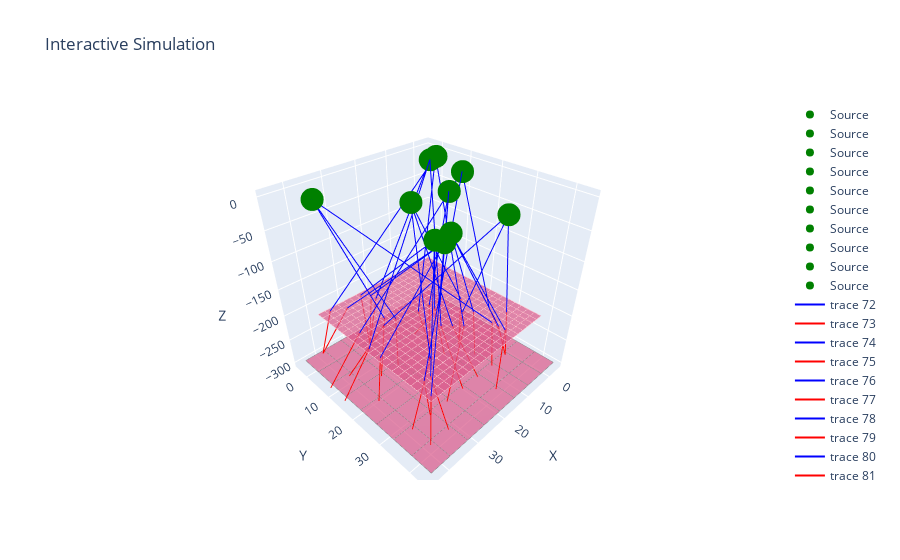

Here is the notebook cell this chart was saved with:
### Code cell
# Create an instance of the Klein-Nishina class - get a probability distribution
# to get angles from.
source_energy = 1000000 # eV
kn = KleinNishina(source_energy)
#source_dimension = '2D'
# Source position based on dimensionality
#if source_dimension == '2D':
#    distance = 20  # Example distance for 2D setup
#    angle = random.uniform(0, 2 * np.pi)
#    source_pos = [distance * np.cos(angle), distance * np.sin(angle), 0]
#else:
#    source_pos = [random.uniform(-4, 44), random.uniform(-4, 44), random.uniform(-50, 50)]

# Source position
#source_pos = [random.uniform(-4, 44), random.uniform(-4, 44), 0]
num_sources = 10
dimension = '2D'
shape_type = 'random'
x_min, x_max = 0, 40
y_min, y_max = 0, 40
radius = 5
n_photons = 3
source_pos = generate_source_points(num_sources, dimension,shape_type, x_min, x_max, y_min, y_max, radius)
#print(source_pos)
scatter_x = np.linspace(0, 40, 100)
scatter_y = np.linspace(0, 40, 100)
scatter_x, scatter_y = np.meshgrid(scatter_x, scatter_y)
scatter_z = -0 * scatter_x - 200  # Plane in xy at z = -200

absorber_x = np.linspace(-4, 44, 100)
absorber_y = np.linspace(-4, 44, 100)
absorber_x, absorber_y = np.meshgrid(absorber_x, absorber_y)
absorber_z = -0 * absorber_x - 300  # Plane in xy at z = -300

# Create figure
fig = go.Figure()

# Create grid lines for scatter plane
scatter_grid_lines = []
grid_size_scatter = 2
for i in range(0, 41, grid_size_scatter):
    scatter_grid_lines.append(go.Scatter3d(
        x=[i, i], y=[0, 40], z=[-200, -200],
        mode='lines', line=dict(color='rgb(255,182,193)', width=1), showlegend=False
    ))
    scatter_grid_lines.append(go.Scatter3d(
        x=[0, 40], y=[i, i], z=[-200, -200],
        mode='lines', line=dict(color='rgb(255,182,193)', width=1), showlegend=False
    ))

# Create grid lines for absorption plane
absorption_grid_lines = []
grid_size_absorption = 6
for i in range(-4, 45, grid_size_absorption):
    absorption_grid_lines.append(go.Scatter3d(
        x=[i, i], y=[-4, 44], z=[-300, -300],
        mode='lines', line=dict(color='gray', width=1), showlegend=False
    ))
    absorption_grid_lines.append(go.Scatter3d(
        x=[-4, 44], y=[i, i], z=[-300, -300],
        mode='lines', line=dict(color='gray', width=1), showlegend=False
    ))

# Add the grid lines to the figure
fig.add_traces(scatter_grid_lines)
fig.add_traces(absorption_grid_lines)

# Plot scatterer plane
fig.add_trace(go.Surface(x=scatter_x, y=scatter_y, z=scatter_z, opacity=0.7, showscale=False))

# Plot absorber plane
fig.add_trace(go.Surface(x=absorber_x, y=absorber_y, z=absorber_z, opacity=0.7, showscale=False))

# Plot source
for pos in source_pos:
    fig.add_trace(go.Scatter3d(x=[pos[0]], y=[pos[1]], z=[pos[2]], mode='markers', marker=dict(color='green'), name='Source'))

# Create arrays for the positions of hits on the 1st set of detectors
scat_pos = np.zeros((n_photons, 3))
absorb_pos = np.zeros((n_photons, 3))
thetas = []
azimuths = []
source_events = {}
for pos in source_pos:
    source_key = tuple(pos)
    source_events[source_key] = []
    for i in range(n_photons):
        scat_pos = [round(random.uniform(0, 40), 2), round(random.uniform(0, 40), 2), -200]
        scat_pos_mapped = [map_to_detector(scat_pos[0], 2), map_to_detector(scat_pos[1], 2), scat_pos[2]]
        angles = kn.calc_scattering_angles()
        theta = angles[0]
        azimuth = angles[1]
        absorb_x = scat_pos_mapped[0] + 10 * np.sin(theta) * np.cos(azimuth)
        absorb_y = scat_pos_mapped[1] + 10 * np.sin(theta) * np.sin(azimuth)
        absorb_pos = [absorb_x, absorb_y, -300]        
        absorb_pos_mapped = [map_to_detector(absorb_pos[0], 6), map_to_detector(absorb_pos[1], 6), absorb_pos[2]]
        e_energy = electron_energy(source_energy, theta)
        data_point = np.concatenate((absorb_pos_mapped, scat_pos_mapped, [theta], [e_energy]))
        source_events[source_key].append(data_point)
        thetas.append(theta)
        azimuths.append(azimuth)
        # Plot scatterer to source line
        fig.add_trace(go.Scatter3d(x=[pos[0], scat_pos_mapped[0]], y=[pos[1], scat_pos_mapped[1]], z=[pos[2], scat_pos_mapped[2]], mode='lines', line=dict(color='blue')))
        #plot scatter to absorber line
        fig.add_trace(go.Scatter3d(x=[scat_pos_mapped[0], absorb_pos_mapped[0]], y=[scat_pos_mapped[1], absorb_pos_mapped[1]], z=[scat_pos_mapped[2], absorb_pos_mapped[2]], mode='lines', line=dict(color='red')))        # Plot scatterer to absorber line
#plot_histogram(np.rad2deg(thetas))
#plot_histogram(np.rad2deg(azimuths))

# Set layout
fig.update_layout(scene=dict(xaxis_title='X', yaxis_title='Y', zaxis_title='Z'), title='Interactive Simulation')

# Show plot
fig.show()

### Figure 1 — Plotly figure (JSON) as saved in the notebook; plotly's stock layout.template omitted (floating-point values rounded to 4 significant figures; data arrays with more than 128 entries replaced by an {"elided": "..."} marker saying what was removed)
{"data": [{"line": {"color": "rgb(255,182,193)", "width": 1}, "mode": "lines", "showlegend": false, "type": "scatter3d", "x": [0, 0], "y": [0, 40], "z": [-200, -200]}, {"line": {"color": "rgb(255,182,193)", "width": 1}, "mode": "lines", "showlegend": false, "type": "scatter3d", "x": [0, 40], "y": [0, 0], "z": [-200, -200]}, {"line": {"color": "rgb(255,182,193)", "width": 1}, "mode": "lines", "showlegend": false, "type": "scatter3d", "x": [2, 2], "y": [0, 40], "z": [-200, -200]}, {"line": {"color": "rgb(255,182,193)", "width": 1}, "mode": "lines", "showlegend": false, "type": "scatter3d", "x": [0, 40], "y": [2, 2], "z": [-200, -200]}, {"line": {"color": "rgb(255,182,193)", "width": 1}, "mode": "lines", "showlegend": false, "type": "scatter3d", "x": [4, 4], "y": [0, 40], "z": [-200, -200]}, {"line": {"color": "rgb(255,182,193)", "width": 1}, "mode": "lines", "showlegend": false, "type": "scatter3d", "x": [0, 40], "y": [4, 4], "z": [-200, -200]}, {"line": {"color": "rgb(255,182,193)", "width": 1}, "mode": "lines", "showlegend": false, "type": "scatter3d", "x": [6, 6], "y": [0, 40], "z": [-200, -200]}, {"line": {"color": "rgb(255,182,193)", "width": 1}, "mode": "lines", "showlegend": false, "type": "scatter3d", "x": [0, 40], "y": [6, 6], "z": [-200, -200]}, {"line": {"color": "rgb(255,182,193)", "width": 1}, "mode": "lines", "showlegend": false, "type": "scatter3d", "x": [8, 8], "y": [0, 40], "z": [-200, -200]}, {"line": {"color": "rgb(255,182,193)", "width": 1}, "mode": "lines", "showlegend": false, "type": "scatter3d", "x": [0, 40], "y": [8, 8], "z": [-200, -200]}, {"line": {"color": "rgb(255,182,193)", "width": 1}, "mode": "lines", "showlegend": false, "type": "scatter3d", "x": [10, 10], "y": [0, 40], "z": [-200, -200]}, {"line": {"color": "rgb(255,182,193)", "width": 1}, "mode": "lines", "showlegend": false, "type": "scatter3d", "x": [0, 40], "y": [10, 10], "z": [-200, -200]}, {"line": {"color": "rgb(255,182,193)", "width": 1}, "mode": "lines", "showlegend": false, "type": "scatter3d", "x": [12, 12], "y": [0, 40], "z": [-200, -200]}, {"line": {"color": "rgb(255,182,193)", "width": 1}, "mode": "lines", "showlegend": false, "type": "scatter3d", "x": [0, 40], "y": [12, 12], "z": [-200, -200]}, {"line": {"color": "rgb(255,182,193)", "width": 1}, "mode": "lines", "showlegend": false, "type": "scatter3d", "x": [14, 14], "y": [0, 40], "z": [-200, -200]}, {"line": {"color": "rgb(255,182,193)", "width": 1}, "mode": "lines", "showlegend": false, "type": "scatter3d", "x": [0, 40], "y": [14, 14], "z": [-200, -200]}, {"line": {"color": "rgb(255,182,193)", "width": 1}, "mode": "lines", "showlegend": false, "type": "scatter3d", "x": [16, 16], "y": [0, 40], "z": [-200, -200]}, {"line": {"color": "rgb(255,182,193)", "width": 1}, "mode": "lines", "showlegend": false, "type": "scatter3d", "x": [0, 40], "y": [16, 16], "z": [-200, -200]}, {"line": {"color": "rgb(255,182,193)", "width": 1}, "mode": "lines", "showlegend": false, "type": "scatter3d", "x": [18, 18], "y": [0, 40], "z": [-200, -200]}, {"line": {"color": "rgb(255,182,193)", "width": 1}, "mode": "lines", "showlegend": false, "type": "scatter3d", "x": [0, 40], "y": [18, 18], "z": [-200, -200]}, {"line": {"color": "rgb(255,182,193)", "width": 1}, "mode": "lines", "showlegend": false, "type": "scatter3d", "x": [20, 20], "y": [0, 40], "z": [-200, -200]}, {"line": {"color": "rgb(255,182,193)", "width": 1}, "mode": "lines", "showlegend": false, "type": "scatter3d", "x": [0, 40], "y": [20, 20], "z": [-200, -200]}, {"line": {"color": "rgb(255,182,193)", "width": 1}, "mode": "lines", "showlegend": false, "type": "scatter3d", "x": [22, 22], "y": [0, 40], "z": [-200, -200]}, {"line": {"color": "rgb(255,182,193)", "width": 1}, "mode": "lines", "showlegend": false, "type": "scatter3d", "x": [0, 40], "y": [22, 22], "z": [-200, -200]}, {"line": {"color": "rgb(255,182,193)", "width": 1}, "mode": "lines", "showlegend": false, "type": "scatter3d", "x": [24, 24], "y": [0, 40], "z": [-200, -200]}, {"line": {"color": "rgb(255,182,193)", "width": 1}, "mode": "lines", "showlegend": false, "type": "scatter3d", "x": [0, 40], "y": [24, 24], "z": [-200, -200]}, {"line": {"color": "rgb(255,182,193)", "width": 1}, "mode": "lines", "showlegend": false, "type": "scatter3d", "x": [26, 26], "y": [0, 40], "z": [-200, -200]}, {"line": {"color": "rgb(255,182,193)", "width": 1}, "mode": "lines", "showlegend": false, "type": "scatter3d", "x": [0, 40], "y": [26, 26], "z": [-200, -200]}, {"line": {"color": "rgb(255,182,193)", "width": 1}, "mode": "lines", "showlegend": false, "type": "scatter3d", "x": [28, 28], "y": [0, 40], "z": [-200, -200]}, {"line": {"color": "rgb(255,182,193)", "width": 1}, "mode": "lines", "showlegend": false, "type": "scatter3d", "x": [0, 40], "y": [28, 28], "z": [-200, -200]}, {"line": {"color": "rgb(255,182,193)", "width": 1}, "mode": "lines", "showlegend": false, "type": "scatter3d", "x": [30, 30], "y": [0, 40], "z": [-200, -200]}, {"line": {"color": "rgb(255,182,193)", "width": 1}, "mode": "lines", "showlegend": false, "type": "scatter3d", "x": [0, 40], "y": [30, 30], "z": [-200, -200]}, {"line": {"color": "rgb(255,182,193)", "width": 1}, "mode": "lines", "showlegend": false, "type": "scatter3d", "x": [32, 32], "y": [0, 40], "z": [-200, -200]}, {"line": {"color": "rgb(255,182,193)", "width": 1}, "mode": "lines", "showlegend": false, "type": "scatter3d", "x": [0, 40], "y": [32, 32], "z": [-200, -200]}, {"line": {"color": "rgb(255,182,193)", "width": 1}, "mode": "lines", "showlegend": false, "type": "scatter3d", "x": [34, 34], "y": [0, 40], "z": [-200, -200]}, {"line": {"color": "rgb(255,182,193)", "width": 1}, "mode": "lines", "showlegend": false, "type": "scatter3d", "x": [0, 40], "y": [34, 34], "z": [-200, -200]}, {"line": {"color": "rgb(255,182,193)", "width": 1}, "mode": "lines", "showlegend": false, "type": "scatter3d", "x": [36, 36], "y": [0, 40], "z": [-200, -200]}, {"line": {"color": "rgb(255,182,193)", "width": 1}, "mode": "lines", "showlegend": false, "type": "scatter3d", "x": [0, 40], "y": [36, 36], "z": [-200, -200]}, {"line": {"color": "rgb(255,182,193)", "width": 1}, "mode": "lines", "showlegend": false, "type": "scatter3d", "x": [38, 38], "y": [0, 40], "z": [-200, -200]}, {"line": {"color": "rgb(255,182,193)", "width": 1}, "mode": "lines", "showlegend": false, "type": "scatter3d", "x": [0, 40], "y": [38, 38], "z": [-200, -200]}, {"line": {"color": "rgb(255,182,193)", "width": 1}, "mode": "lines", "showlegend": false, "type": "scatter3d", "x": [40, 40], "y": [0, 40], "z": [-200, -200]}, {"line": {"color": "rgb(255,182,193)", "width": 1}, "mode": "lines", "showlegend": false, "type": "scatter3d", "x": [0, 40], "y": [40, 40], "z": [-200, -200]}, {"line": {"color": "gray", "width": 1}, "mode": "lines", "showlegend": false, "type": "scatter3d", "x": [-4, -4], "y": [-4, 44], "z": [-300, -300]}, {"line": {"color": "gray", "width": 1}, "mode": "lines", "showlegend": false, "type": "scatter3d", "x": [-4, 44], "y": [-4, -4], "z": [-300, -300]}, {"line": {"color": "gray", "width": 1}, "mode": "lines", "showlegend": false, "type": "scatter3d", "x": [2, 2], "y": [-4, 44], "z": [-300, -300]}, {"line": {"color": "gray", "width": 1}, "mode": "lines", "showlegend": false, "type": "scatter3d", "x": [-4, 44], "y": [2, 2], "z": [-300, -300]}, {"line": {"color": "gray", "width": 1}, "mode": "lines", "showlegend": false, "type": "scatter3d", "x": [8, 8], "y": [-4, 44], "z": [-300, -300]}, {"line": {"color": "gray", "width": 1}, "mode": "lines", "showlegend": false, "type": "scatter3d", "x": [-4, 44], "y": [8, 8], "z": [-300, -300]}, {"line": {"color": "gray", "width": 1}, "mode": "lines", "showlegend": false, "type": "scatter3d", "x": [14, 14], "y": [-4, 44], "z": [-300, -300]}, {"line": {"color": "gray", "width": 1}, "mode": "lines", "showlegend": false, "type": "scatter3d", "x": [-4, 44], "y": [14, 14], "z": [-300, -300]}, {"line": {"color": "gray", "width": 1}, "mode": "lines", "showlegend": false, "type": "scatter3d", "x": [20, 20], "y": [-4, 44], "z": [-300, -300]}, {"line": {"color": "gray", "width": 1}, "mode": "lines", "showlegend": false, "type": "scatter3d", "x": [-4, 44], "y": [20, 20], "z": [-300, -300]}, {"line": {"color": "gray", "width": 1}, "mode": "lines", "showlegend": false, "type": "scatter3d", "x": [26, 26], "y": [-4, 44], "z": [-300, -300]}, {"line": {"color": "gray", "width": 1}, "mode": "lines", "showlegend": false, "type": "scatter3d", "x": [-4, 44], "y": [26, 26], "z": [-300, -300]}, {"line": {"color": "gray", "width": 1}, "mode": "lines", "showlegend": false, "type": "scatter3d", "x": [32, 32], "y": [-4, 44], "z": [-300, -300]}, {"line": {"color": "gray", "width": 1}, "mode": "lines", "showlegend": false, "type": "scatter3d", "x": [-4, 44], "y": [32, 32], "z": [-300, -300]}, {"line": {"color": "gray", "width": 1}, "mode": "lines", "showlegend": false, "type": "scatter3d", "x": [38, 38], "y": [-4, 44], "z": [-300, -300]}, {"line": {"color": "gray", "width": 1}, "mode": "lines", "showlegend": false, "type": "scatter3d", "x": [-4, 44], "y": [38, 38], "z": [-300, -300]}, {"line": {"color": "gray", "width": 1}, "mode": "lines", "showlegend": false, "type": "scatter3d", "x": [44, 44], "y": [-4, 44], "z": [-300, -300]}, {"line": {"color": "gray", "width": 1}, "mode": "lines", "showlegend": false, "type": "scatter3d", "x": [-4, 44], "y": [44, 44], "z": [-300, -300]}, {"opacity": 0.7, "showscale": false, "type": "surface", "x": {"elided": "100x100 float values"}, "y": {"elided": "100x100 float values"}, "z": {"elided": "100x100 int values"}}, {"opacity": 0.7, "showscale": false, "type": "surface", "x": {"elided": "100x100 float values"}, "y": {"elided": "100x100 float values"}, "z": {"elided": "100x100 int values"}}, {"marker": {"color": "green"}, "mode": "markers", "name": "Source", "type": "scatter3d", "x": [0.86], "y": [3.49], "z": [0]}, {"marker": {"color": "green"}, "mode": "markers", "name": "Source", "type": "scatter3d", "x": [4.08], "y": [15.33], "z": [0]}, {"marker": {"color": "green"}, "mode": "markers", "name": "Source", "type": "scatter3d", "x": [33.06], "y": [33.94], "z": [0]}, {"marker": {"color": "green"}, "mode": "markers", "name": "Source", "type": "scatter3d", "x": [29], "y": [34.17], "z": [0]}, {"marker": {"color": "green"}, "mode": "markers", "name": "Source", "type": "scatter3d", "x": [15.15], "y": [37.06], "z": [0]}, {"marker": {"color": "green"}, "mode": "markers", "name": "Source", "type": "scatter3d", "x": [38.84], "y": [3.68], "z": [0]}, {"marker": {"color": "green"}, "mode": "markers", "name": "Source", "type": "scatter3d", "x": [15.11], "y": [21.07], "z": [0]}, {"marker": {"color": "green"}, "mode": "markers", "name": "Source", "type": "scatter3d", "x": [25.03], "y": [19.35], "z": [0]}, {"marker": {"color": "green"}, "mode": "markers", "name": "Source", "type": "scatter3d", "x": [32.51], "y": [35.8], "z": [0]}, {"marker": {"color": "green"}, "mode": "markers", "name": "Source", "type": "scatter3d", "x": [3.7], "y": [4.2], "z": [0]}, {"line": {"color": "blue"}, "mode": "lines", "type": "scatter3d", "x": [0.86, 37], "y": [3.49, 1], "z": [0, -200]}, {"line": {"color": "red"}, "mode": "lines", "type": "scatter3d", "x": [37, 39], "y": [1, -3], "z": [-200, -300]}, {"line": {"color": "blue"}, "mode": "lines", "type": "scatter3d", "x": [0.86, 21], "y": [3.49, 17], "z": [0, -200]}, {"line": {"color": "red"}, "mode": "lines", "type": "scatter3d", "x": [21, 15], "y": [17, 15], "z": [-200, -300]}, {"line": {"color": "blue"}, "mode": "lines", "type": "scatter3d", "x": [0.86, 17], "y": [3.49, 29], "z": [0, -200]}, {"line": {"color": "red"}, "mode": "lines", "type": "scatter3d", "x": [17, 27], "y": [29, 33], "z": [-200, -300]}, {"line": {"color": "blue"}, "mode": "lines", "type": "scatter3d", "x": [4.08, 37], "y": [15.33, 13], "z": [0, -200]}, {"line": {"color": "red"}, "mode": "lines", "type": "scatter3d", "x": [37, 45], "y": [13, 9], "z": [-200, -300]}, {"line": {"color": "blue"}, "mode": "lines", "type": "scatter3d", "x": [4.08, 7], "y": [15.33, 29], "z": [0, -200]}, {"line": {"color": "red"}, "mode": "lines", "type": "scatter3d", "x": [7, -3], "y": [29, 27], "z": [-200, -300]}, {"line": {"color": "blue"}, "mode": "lines", "type": "scatter3d", "x": [4.08, 37], "y": [15.33, 35], "z": [0, -200]}, {"line": {"color": "red"}, "mode": "lines", "type": "scatter3d", "x": [37, 33], "y": [35, 33], "z": [-200, -300]}, {"line": {"color": "blue"}, "mode": "lines", "type": "scatter3d", "x": [33.06, 35], "y": [33.94, 35], "z": [0, -200]}, {"line": {"color": "red"}, "mode": "lines", "type": "scatter3d", "x": [35, 33], "y": [35, 39], "z": [-200, -300]}, {"line": {"color": "blue"}, "mode": "lines", "type": "scatter3d", "x": [33.06, 27], "y": [33.94, 1], "z": [0, -200]}, {"line": {"color": "red"}, "mode": "lines", "type": "scatter3d", "x": [27, 27], "y": [1, 3], "z": [-200, -300]}, {"line": {"color": "blue"}, "mode": "lines", "type": "scatter3d", "x": [33.06, 17], "y": [33.94, 19], "z": [0, -200]}, {"line": {"color": "red"}, "mode": "lines", "type": "scatter3d", "x": [17, 15], "y": [19, 21], "z": [-200, -300]}, {"line": {"color": "blue"}, "mode": "lines", "type": "scatter3d", "x": [29, 11], "y": [34.17, 37], "z": [0, -200]}, {"line": {"color": "red"}, "mode": "lines", "type": "scatter3d", "x": [11, 15], "y": [37, 39], "z": [-200, -300]}, {"line": {"color": "blue"}, "mode": "lines", "type": "scatter3d", "x": [29, 11], "y": [34.17, 35], "z": [0, -200]}, {"line": {"color": "red"}, "mode": "lines", "type": "scatter3d", "x": [11, 3], "y": [35, 33], "z": [-200, -300]}, {"line": {"color": "blue"}, "mode": "lines", "type": "scatter3d", "x": [29, 11], "y": [34.17, 27], "z": [0, -200]}, {"line": {"color": "red"}, "mode": "lines", "type": "scatter3d", "x": [11, 9], "y": [27, 27], "z": [-200, -300]}, {"line": {"color": "blue"}, "mode": "lines", "type": "scatter3d", "x": [15.15, 13], "y": [37.06, 25], "z": [0, -200]}, {"line": {"color": "red"}, "mode": "lines", "type": "scatter3d", "x": [13, 9], "y": [25, 21], "z": [-200, -300]}, {"line": {"color": "blue"}, "mode": "lines", "type": "scatter3d", "x": [15.15, 31], "y": [37.06, 15], "z": [0, -200]}, {"line": {"color": "red"}, "mode": "lines", "type": "scatter3d", "x": [31, 39], "y": [15, 9], "z": [-200, -300]}, {"line": {"color": "blue"}, "mode": "lines", "type": "scatter3d", "x": [15.15, 5], "y": [37.06, 33], "z": [0, -200]}, {"line": {"color": "red"}, "mode": "lines", "type": "scatter3d", "x": [5, 3], "y": [33, 33], "z": [-200, -300]}, {"line": {"color": "blue"}, "mode": "lines", "type": "scatter3d", "x": [38.84, 11], "y": [3.68, 33], "z": [0, -200]}, {"line": {"color": "red"}, "mode": "lines", "type": "scatter3d", "x": [11, 9], "y": [33, 33], "z": [-200, -300]}, {"line": {"color": "blue"}, "mode": "lines", "type": "scatter3d", "x": [38.84, 27], "y": [3.68, 15], "z": [0, -200]}, {"line": {"color": "red"}, "mode": "lines", "type": "scatter3d", "x": [27, 27], "y": [15, 15], "z": [-200, -300]}, {"line": {"color": "blue"}, "mode": "lines", "type": "scatter3d", "x": [38.84, 29], "y": [3.68, 13], "z": [0, -200]}, {"line": {"color": "red"}, "mode": "lines", "type": "scatter3d", "x": [29, 33], "y": [13, 15], "z": [-200, -300]}, {"line": {"color": "blue"}, "mode": "lines", "type": "scatter3d", "x": [15.11, 39], "y": [21.07, 39], "z": [0, -200]}, {"line": {"color": "red"}, "mode": "lines", "type": "scatter3d", "x": [39, 39], "y": [39, 39], "z": [-200, -300]}, {"line": {"color": "blue"}, "mode": "lines", "type": "scatter3d", "x": [15.11, 17], "y": [21.07, 17], "z": [0, -200]}, {"line": {"color": "red"}, "mode": "lines", "type": "scatter3d", "x": [17, 21], "y": [17, 21], "z": [-200, -300]}, {"line": {"color": "blue"}, "mode": "lines", "type": "scatter3d", "x": [15.11, 15], "y": [21.07, 19], "z": [0, -200]}, {"line": {"color": "red"}, "mode": "lines", "type": "scatter3d", "x": [15, 15], "y": [19, 9], "z": [-200, -300]}, {"line": {"color": "blue"}, "mode": "lines", "type": "scatter3d", "x": [25.03, 19], "y": [19.35, 27], "z": [0, -200]}, {"line": {"color": "red"}, "mode": "lines", "type": "scatter3d", "x": [19, 15], "y": [27, 33], "z": [-200, -300]}, {"line": {"color": "blue"}, "mode": "lines", "type": "scatter3d", "x": [25.03, 9], "y": [19.35, 21], "z": [0, -200]}, {"line": {"color": "red"}, "mode": "lines", "type": "scatter3d", "x": [9, 9], "y": [21, 21], "z": [-200, -300]}, {"line": {"color": "blue"}, "mode": "lines", "type": "scatter3d", "x": [25.03, 31], "y": [19.35, 31], "z": [0, -200]}, {"line": {"color": "red"}, "mode": "lines", "type": "scatter3d", "x": [31, 39], "y": [31, 33], "z": [-200, -300]}, {"line": {"color": "blue"}, "mode": "lines", "type": "scatter3d", "x": [32.51, 33], "y": [35.8, 3], "z": [0, -200]}, {"line": {"color": "red"}, "mode": "lines", "type": "scatter3d", "x": [33, 39], "y": [3, -3], "z": [-200, -300]}, {"line": {"color": "blue"}, "mode": "lines", "type": "scatter3d", "x": [32.51, 39], "y": [35.8, 23], "z": [0, -200]}, {"line": {"color": "red"}, "mode": "lines", "type": "scatter3d", "x": [39, 39], "y": [23, 21], "z": [-200, -300]}, {"line": {"color": "blue"}, "mode": "lines", "type": "scatter3d", "x": [32.51, 25], "y": [35.8, 3], "z": [0, -200]}, {"line": {"color": "red"}, "mode": "lines", "type": "scatter3d", "x": [25, 27], "y": [3, 3], "z": [-200, -300]}, {"line": {"color": "blue"}, "mode": "lines", "type": "scatter3d", "x": [3.7, 39], "y": [4.2, 19], "z": [0, -200]}, {"line": {"color": "red"}, "mode": "lines", "type": "scatter3d", "x": [39, 45], "y": [19, 15], "z": [-200, -300]}, {"line": {"color": "blue"}, "mode": "lines", "type": "scatter3d", "x": [3.7, 21], "y": [4.2, 25], "z": [0, -200]}, {"line": {"color": "red"}, "mode": "lines", "type": "scatter3d", "x": [21, 21], "y": [25, 33], "z": [-200, -300]}, {"line": {"color": "blue"}, "mode": "lines", "type": "scatter3d", "x": [3.7, 25], "y": [4.2, 5], "z": [0, -200]}, {"line": {"color": "red"}, "mode": "lines", "type": "scatter3d", "x": [25, 27], "y": [5, 3], "z": [-200, -300]}], "layout": {"scene": {"xaxis": {"title": {"text": "X"}}, "yaxis": {"title": {"text": "Y"}}, "zaxis": {"title": {"text": "Z"}}}, "title": {"text": "Interactive Simulation"}}}
